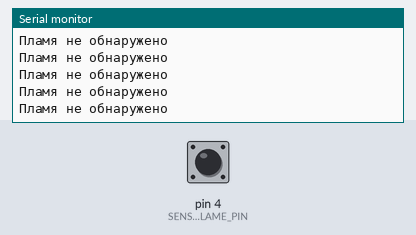
Bench run of a sketch on a simulated Arduino Uno, built with avr-gcc and run on an emulated ATmega328P. Parts: the last lines printed to the serial monitor. The test bench sets the inputs (shaded band); at power-on: pin 4 (SENSOR_FLAME_PIN) LOW.

Above: at 1.2 s.
1.3 s: pin 4 (SENSOR_FLAME_PIN) driven HIGH
At 1.63 s:
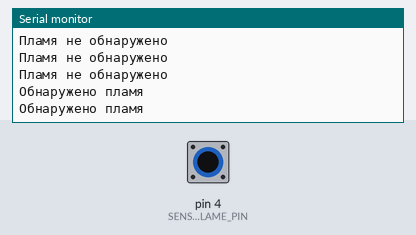
3.3 s: pin 4 (SENSOR_FLAME_PIN) driven LOW
At 4.2 s:
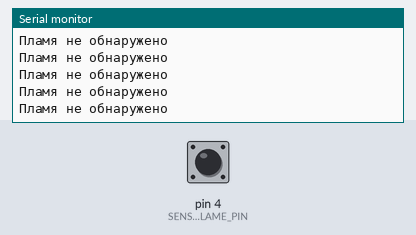
6.3 s: pin 4 (SENSOR_FLAME_PIN) pulsed HIGH 2 times (0.12 s each, 0.3 s apart)
At 6.5 s:
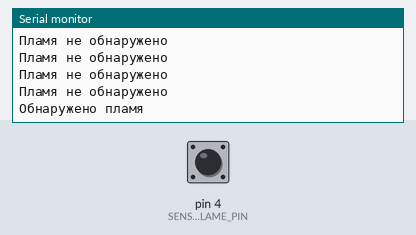

The sketch:

Task_0.3.ino
```cpp
#define SENSOR_FLAME_PIN 4
int flame;
void setup()
{
  pinMode(SENSOR_FLAME_PIN, INPUT);
  Serial.begin(9600);
}
void loop() {
  flame = digitalRead(SENSOR_FLAME_PIN);
  if (flame == 1){
    Serial.println("Обнаружено пламя");
    delay(150);
  }
  else{
    Serial.println("Пламя не обнаружено");
  }
 // delay(500);
}
```

Measured:
- after the input at 1.3 s, the serial monitor: prints a new line after 0.08 s (image 1)
- after the input at 6.3 s, the serial monitor: prints a new line after 0.09 s (image 3)
